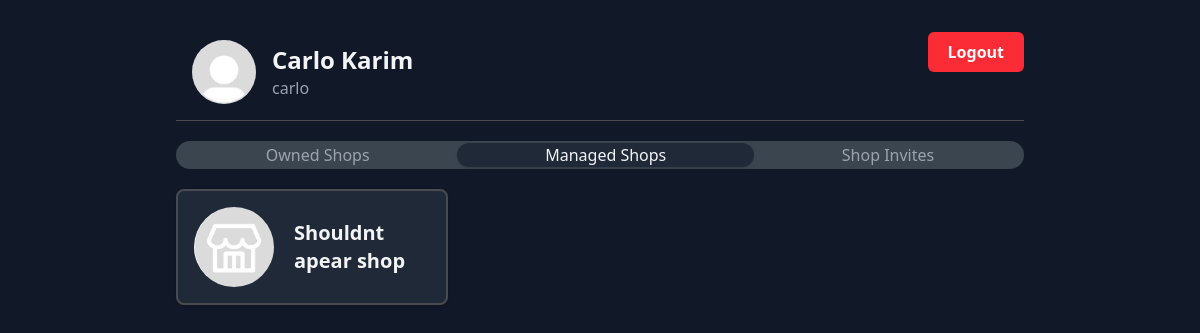
/home/managed-shops/ (signed in), run on an earlier commit of the app's database.
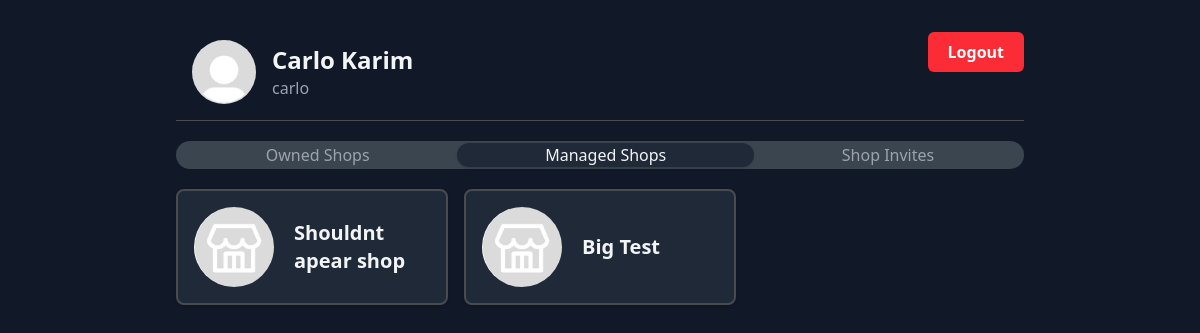
And on a later commit of the database.
### pos/models.py (models this page shows, shortened)
class User(AbstractUser):
    full_name = models.CharField(max_length=100)
    pfp = models.ImageField(upload_to="pfps/", null=True, blank=True)
    can_create_shops = models.BooleanField(blank=True, default=True)
    def get_pfp_url(self):
        if self.pfp:
            return self.pfp.url
        return "/media/defaults/pfp.jpg"

class Shop(models.Model):
    name = models.CharField(max_length=100)
    owner = models.ForeignKey(User, on_delete=models.CASCADE, related_name="shops")
    managers = models.ManyToManyField(User, through='ShopManager')
    created_at = models.DateTimeField(auto_now_add=True)
    logo = models.ImageField(upload_to="logos/", null=True, blank=True)
    slug = models.SlugField(unique=True, blank=True)
    discount_percentage = models.DecimalField(max_digits=4, decimal_places=2, default=0)
    tax_percentage = models.DecimalField(max_digits=4, decimal_places=2, default=0)
    currency_code = models.CharField(max_length=10) # Examples: EGP, $, ect...
    def get_logo_url(self):
        if self.logo:
            return self.logo.url
        return "/media/defaults/logo.jpg"

### pos/views.py (the view)
# urls.py: path('home/managed-shops/', views.managed_shops, name='managed_shops'),
@login_required
@require_http_methods(["GET"])
def managed_shops(request):
    shop_managers = request.user.shops_managed.all()
    managed_shops = []
    for shop_manager in shop_managers:
        managed_shops.append(shop_manager.shop)
    return render(request, "pos/home/managed_shops.html", {'managed_shops': managed_shops})

### pos/templates/pos/home/managed_shops.html
{% extends 'pos/home/home_base.html' %}
{% block content %}
    <div class="mt-5 grid grid-cols-2 md:grid-cols-3 gap-4">
        {% for shop in managed_shops %}
            <a href="{% url 'dashboard' shop.slug %}" class="bg-surface border-2 border-border hover:border-primary hover:border-2 p-4 rounded-lg shadow-sm flex flex-col justify-center items-center">
                <div class="flex w-full justify-start items-center gap-5">
                    <img src="{{ shop.get_logo_url }}" alt="Shop logo" class="h-20 w-20 rounded-full">
                    <div class="flex flex-col">
                        <span class="text-text font-semibold text-xl">{{ shop.name }}</span>
                    </div>
                </div>
            </a>
        {% endfor %}
    </div>
{% endblock %}

### pos/templates/pos/home/home_base.html (shortened to what this page needs)
{% extends 'pos/base.html' %}
{% block body %}
    <div class="p-6 flex flex-col max-w-4xl mx-auto">
        <header class="flex justify-between mb-5 border-b border-border py-2">
            <div class="flex items-center gap-4 hover:bg-hover rounded-md px-4 py-2 cursor-pointer">
                <img src="{{ user.get_pfp_url }}" alt="pfp" class="h-16 rounded-full">
                <div class="flex flex-col items-start">
                    <h1 class="text-text font-bold text-2xl">{{ user.full_name }}</h1>
                    <span class="text-secondary-text">{{ user.username }}</span>
                </div>
            </div>
            <form action="{% url 'logout' %}" method="post">
                <button type="submit" class="bg-red-500 hover:bg-red-600 active:ring-red-400 active:ring-2 active:ring-offset-1 text-primary-text rounded-md cursor-pointer font-semibold py-2 px-5">Logout</button>
            </form>
        </header>
        {% url 'owned_shops' as owned_shops_url %}
        {% url 'managed_shops' as managed_shops_url %}
        {% url 'manager_invites' as manager_invites_url %}
        <main>
            <div class="w-full flex flex-1 bg-secondary-surface rounded-full p-0.5 mb-4">
                <a href="{{ owned_shops_url }}" class=" {% if request.path != owned_shops_url %}hover:bg-hover text-secondary-text{% endif %} grow rounded-full flex justify-center">Owned Shops</a>
                <a href="{{ managed_shops_url }}" class="{% if request.path == managed_shops_url %}bg-surface shadow-sm text-text{% endif %}  grow rounded-full flex justify-center">Managed Shops</a>
                <a href="{{ manager_invites_url }}" class=" {% if request.path != manager_invites_url %}hover:bg-hover text-secondary-text{% endif %} grow rounded-full flex justify-center">Shop Invites</a>
            </div>
            {% block content %}
            {% endblock %}
        </main>
    </div>
{% endblock %}

### pos/templates/pos/base.html (shortened to what this page needs)
{% load static %}
<!DOCTYPE html>
<html lang="en" class="dark-theme">
<head>
    <link rel="stylesheet" href="{% static 'pos/css/output.css' %}">
</head>
<body class="font-inter bg-background box-border">
    {% block body %}
    {% endblock %}
</body>
</html>

What changed in the data, as far as the page shows it:
now on this page (row edited): Shop: name "Big Test"
